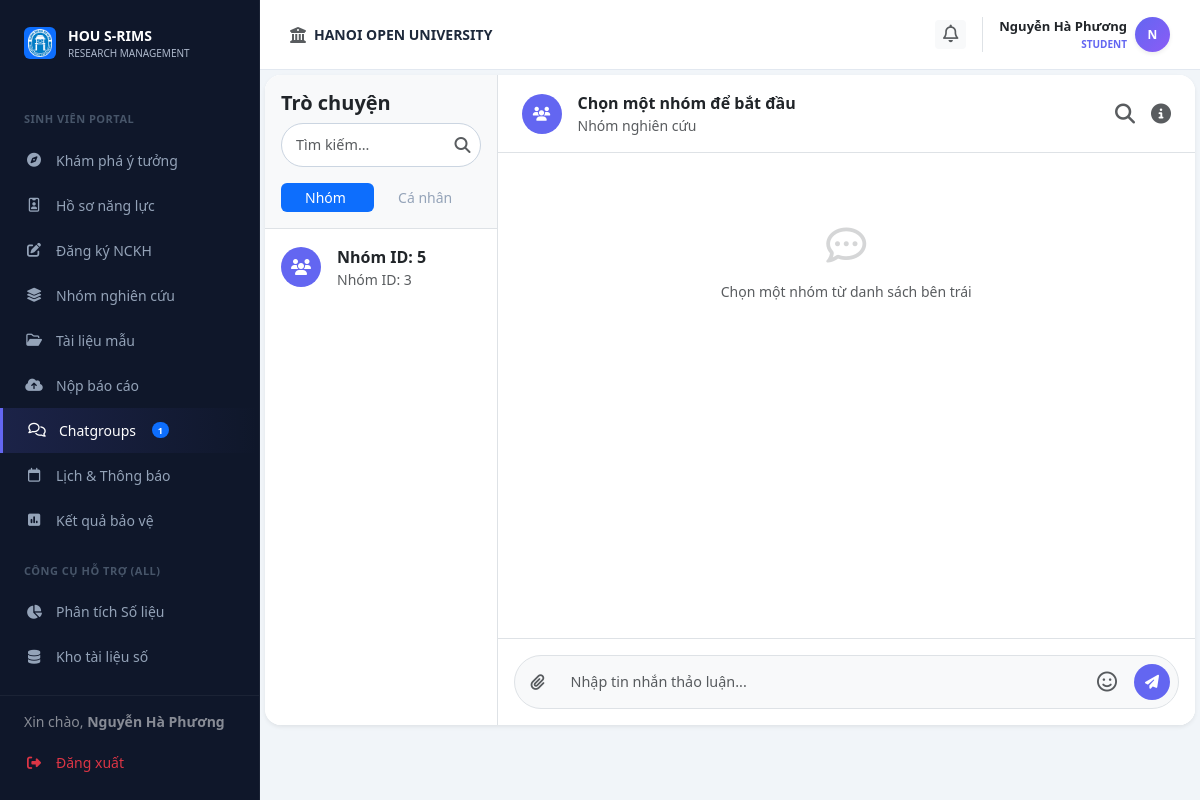
The page /student/chat (signed in) on the database its author committed.
### models.py (models this page shows)
class User(db.Model):
    __tablename__ = 'users'
    id = db.Column(db.Integer, primary_key=True)
    username = db.Column(db.String(50), unique=True, nullable=False)
    password_hash = db.Column(db.String(128), nullable=False)
    full_name = db.Column(db.String(100), nullable=False)
    email = db.Column(db.String(120), unique=True, nullable=False)
    phone = db.Column(db.String(20), nullable=True)
    bio = db.Column(db.Text, nullable=True)
    role = db.Column(db.String(20), nullable=False) # Admin, Lecturer, Student
    student_id = db.Column(db.String(20), nullable=True)   # MSSV for students
    faculty = db.Column(db.String(100), nullable=True)      # faculty / department
    topics_mentored = db.relationship('Topic', backref='mentor', lazy=True)
    group_memberships = db.relationship('GroupMember', backref='student', lazy=True)

class Group(db.Model):
    __tablename__ = 'groups'
    id = db.Column(db.Integer, primary_key=True)
    name = db.Column(db.String(100), nullable=False)
    batch_id = db.Column(db.Integer, db.ForeignKey('batches.id'), nullable=False)
    leader_id = db.Column(db.Integer, db.ForeignKey('users.id'), nullable=False)
    members = db.relationship('GroupMember', backref='group', lazy=True)
    topics = db.relationship('Topic', backref='group', lazy=True)

### routes/student_bp.py (the view)
@student_bp.route('/chat')
def chat():
    user_id = session.get('user_id')
    my_groups = Group.query.join(GroupMember).join(Batch).filter(GroupMember.student_id == user_id, GroupMember.status == 'accepted', Batch.status == 'active').all()
    target_id = request.args.get('target_id')
    target_user = None
    if target_id:
        target_user = User.query.get(target_id)
    return render_template('student/chat.html', my_groups=my_groups, target_user=target_user)

### templates/student/chat.html (shortened to what this page needs)
{% extends "layouts/student_layout.html" %}
{% block student_content %}
<div id="view-s-chat" class="fade-in ">
            <div class="card border-0 shadow-sm rounded-4 overflow-hidden" style="height: 650px;">
                    <div class="row g-0 h-100">
                        <div class="col-md-3 border-end bg-white d-flex flex-column">
                            <div class="p-3 border-bottom bg-light">
                                <h5 class="mb-2 fw-bold">Trò chuyện</h5>
                                <div class="position-relative mb-3">
                                    <input type="text" id="user-search-input" class="form-control form-control-sm rounded-pill pe-4" placeholder="Tìm kiếm..." autocomplete="off">
                                    <i class="fa-solid fa-magnifying-glass position-absolute text-muted" style="top: 50%; right: 10px; transform: translateY(-50%);"></i>
                                </div>
                                <ul class="nav nav-pills nav-fill nav-sm" id="chat-tabs" role="tablist">
                                    <li class="nav-item" role="presentation">
                                        <button class="nav-link active py-1" id="groups-tab" data-bs-toggle="tab" data-bs-target="#groups-pane" type="button" role="tab">Nhóm</button>
                                    </li>
                                    <li class="nav-item" role="presentation">
                                        <button class="nav-link py-1" id="private-tab" data-bs-toggle="tab" data-bs-target="#private-pane" type="button" role="tab">Cá nhân</button>
                                    </li>
                                </ul>
                            </div>
                            <div class="tab-content flex-grow-1 overflow-hidden d-flex flex-column">
                                <div class="tab-pane fade show active flex-grow-1 overflow-auto" id="groups-pane" role="tabpanel">
                                    <div class="list-group list-group-flush">
                                    {% if my_groups %}
                                        {% for g in my_groups %}
                                        <a href="#" class="list-group-item list-group-item-action border-0 p-3 chat-group-item" data-group-id="{{ g.id }}" onclick="updateChatHeader('{{ g.name }}', {{ g.id }})">
                                            <div class="d-flex align-items-center gap-3">
                                                <div class="bg-primary text-white rounded-circle d-flex align-items-center justify-content-center flex-shrink-0" style="width: 40px; height: 40px; background-color: #6366f1 !important;"><i class="fa-solid fa-users"></i></div>
                                                <div class="overflow-hidden">
                                                    <div class="d-flex justify-content-between">
                                                        <span class="fw-bold text-dark text-truncate">{{ g.name }}</span>
                                                    </div>
                                                    <small class="text-muted text-truncate d-block">Nhóm ID: {{ g.id }}</small>
                                                </div>
                                            </div>
                                        </a>
                                        {% endfor %}
                                    {% else %}
                                        <div class="text-muted small text-center p-4">Bạn chưa tham gia nhóm nào.</div>
                                    {% endif %}
                                    </div>
                                </div>
                            </div>
                        </div>
                        <div id="main-chat-area" class="col-md-9 d-flex flex-column bg-white h-100 transition-all">
                            <div class="px-4 py-3 border-bottom d-flex justify-content-between align-items-center">
                                <div class="d-flex align-items-center gap-3">
                                    <div id="chat-header-avatar" class="bg-primary text-white rounded-circle d-flex align-items-center justify-content-center fw-bold small" style="width: 40px; height: 40px; background-color: #6366f1 !important;"><i class="fa-solid fa-users"></i></div>
                                    <div>
                                        <div id="chat-header-name" class="fw-bold text-dark">Chọn một nhóm để bắt đầu</div>
                                        <div class="small text-muted">Nhóm nghiên cứu</div>
                                    </div>
                                </div>
                                <div class="d-flex align-items-center gap-3 text-muted fs-5">
                                    <i class="fa-solid fa-magnifying-glass cursor-pointer" id="chat-search-btn" title="Tìm kiếm"></i>
                                    <i class="fa-solid fa-circle-info cursor-pointer" id="chat-info-btn" title="Thông tin hội thoại"></i>
                                </div>
                            </div>
                            <div id="chat-messages-container" class="flex-grow-1 p-4 chat-scroll" style="background-color: #fff; overflow-y: auto;">
                                <div class="text-center text-muted small py-5"><i class="fa-regular fa-comment-dots fs-1 d-block mb-3 opacity-25"></i>Chọn một nhóm từ danh sách bên trái</div>
                            </div>
                            <div class="p-3 bg-white border-top">
                                <div class="input-group bg-light rounded-pill p-1 border">
                                    <button class="btn btn-link text-muted" onclick="document.getElementById('chat-file-input').click()"><i class="fa-solid fa-paperclip"></i></button>
                                    <input type="text" id="chat-input-field" class="form-control border-0 bg-transparent shadow-none" placeholder="Nhập tin nhắn thảo luận...">
                                    <div class="position-relative">
                                        <button class="btn btn-link text-muted fs-5" id="emoji-picker-btn" title="Gửi Emoji/Sticker"><i class="fa-regular fa-face-smile"></i></button>
                                    </div>
                                    <button id="chat-send-btn" class="btn btn-primary rounded-circle m-1 d-flex align-items-center justify-content-center" style="width: 36px; height: 36px; background-color: #6366f1; border: none;" onclick="sendChatMessage(activeChatId)"><i class="fa-solid fa-paper-plane text-white" style="font-size: 14px;"></i></button>
                                </div>
                            </div>
                        </div>
                    </div>
                </div>
        </div>
{% endblock %}

### templates/layouts/student_layout.html (shortened to what this page needs)
{% extends "base.html" %}
{% block content %}
        <div class="top-bar">
            <div class="d-flex align-items-center gap-2">
                <i class="fa-solid fa-building-columns text-muted"></i>
                <span class="fw-bold text-uppercase small">HANOI OPEN UNIVERSITY</span>
            </div>
            <div class="d-flex align-items-center gap-3">
                <div class="dropdown">
                    <button class="btn btn-light border-0 btn-sm fw-bold text-muted position-relative" type="button" data-bs-toggle="dropdown" aria-expanded="false">
                        <i class="fa-regular fa-bell" style="font-size: 1.1rem;"></i>
                        {% set unread_count = notifications|selectattr('is_read', 'equalto', false)|list|length %}
                        {% set pending_inv_count = current_user.group_memberships | selectattr('status', 'equalto', 'pending') | list | length if current_user else 0 %}
                    </button>
                            {% set pending_invitations = [] %}
                            {% if current_user %}
                                {% set pending_invitations = current_user.group_memberships | selectattr('status', 'equalto', 'pending') | list %}
                            {% endif %}
                </div>
                <div class="dropdown border-start ps-3">
                    <div class="d-flex align-items-center gap-2 cursor-pointer dropdown-toggle no-arrow" data-bs-toggle="dropdown">
                        <div class="text-end">
                            <div class="fw-bold text-dark" style="font-size: 13px;">
                                {{ current_user.full_name if current_user else 'Sinh Viên' }}
                            </div>
                            <div class="fw-bold text-uppercase" style="font-size: 10px; color: #6366f1 !important;">
                                {{ current_user.role if current_user else 'Student' }}
                            </div>
                        </div>
                        <div class="rounded-circle text-white d-flex align-items-center justify-content-center fw-bold shadow-sm" style="width: 35px; height: 35px; font-size: 12px; background: linear-gradient(135deg, #6366f1 0%, #8b5cf6 100%) !important;">
                            {{ current_user.full_name[0] | upper if current_user and current_user.full_name else 'S' }}
                        </div>
                    </div>
                </div>
            </div>
        </div>
    <div class="content-area">
<div class="content-body">
{% block student_content %}{% endblock %}
</div>
{% endblock %}

### templates/components/sidebar.html (shortened to what this page needs)
<div class="sidebar">
    <div class="sidebar-logo">
        <div class="d-flex align-items-center justify-content-center bg-primary rounded p-1" style="width: 32px; height: 32px;">
            <img src="{{ url_for('static', filename='assets/images/logo.png') }}" alt="" style="max-width:100%;">
        </div>
        <div>
            <div class="fw-bold text-white" style="font-size: 14px;">HOU S-RIMS</div>
            <div style="font-size: 10px; color: #aeb9cc;">RESEARCH MANAGEMENT</div>
        </div>
    </div>
    <div class="sidebar-menu-wrapper" style="flex: 1; overflow-y: auto; padding-bottom: 100px;">
    {% if session.get('role') == 'student' %}
    <div class="menu-category">SINH VIÊN PORTAL</div>
    <a href="{{ url_for('student.dashboard') }}" class="nav-link {{ 'active-student' if request.endpoint == 'student.dashboard' else '' }}">
        <i class="fa-solid fa-compass"></i> Khám phá ý tưởng
    </a>
    <a href="{{ url_for('student.portfolio') }}" class="nav-link {{ 'active-student' if request.endpoint == 'student.portfolio' else '' }}">
        <i class="fa-regular fa-id-badge"></i> Hồ sơ năng lực
    </a>
    <a href="{{ url_for('student.register') }}" class="nav-link {{ 'active-student' if request.endpoint == 'student.register' else '' }}">
        <i class="fa-solid fa-pen-to-square"></i> Đăng ký NCKH
    </a>
    <a href="{{ url_for('student.progress') }}" class="nav-link {{ 'active-student' if request.endpoint == 'student.progress' else '' }}">
        <i class="fa-solid fa-layer-group"></i> Nhóm nghiên cứu
    </a>
    <a href="{{ url_for('student.templates_page') }}" class="nav-link {{ 'active-student' if request.endpoint == 'student.templates_page' else '' }}">
        <i class="fa-regular fa-folder-open"></i> Tài liệu mẫu
    </a>
    <a href="{{ url_for('student.submit') }}" class="nav-link {{ 'active-student' if request.endpoint == 'student.submit' else '' }}">
        <i class="fa-solid fa-cloud-arrow-up"></i> Nộp báo cáo
    </a>
    <a href="{{ url_for('student.chat') }}" class="nav-link {{ 'active-student' if request.endpoint == 'student.chat' else '' }}">
        <i class="fa-regular fa-comments"></i> Chatgroups
        {% set sg_count = global_my_groups_count if global_my_groups_count is defined else (my_groups | length if my_groups is defined else 0) %}
        {% if sg_count > 0 %}<span class="badge bg-primary rounded-pill ms-1" style="font-size: 9px;">{{ sg_count }}</span>{% endif %}
    </a>
    <a href="{{ url_for('student.calendar') }}" class="nav-link {{ 'active-student' if request.endpoint == 'student.calendar' else '' }}">
        <i class="fa-regular fa-calendar"></i> Lịch & Thông báo
    </a>
    <a href="{{ url_for('student.result') }}" class="nav-link {{ 'active-student' if request.endpoint == 'student.result' else '' }}">
        <i class="fa-solid fa-square-poll-vertical"></i> Kết quả bảo vệ
    </a>
    {% endif %}
    <div class="menu-category">CÔNG CỤ HỖ TRỢ (ALL)</div>
    <a href="{{ url_for('web.analysis_page') }}" class="nav-link {{ 'active-main' if request.endpoint == 'web.analysis_page' else '' }}">
        <i class="fa-solid fa-chart-pie"></i> Phân tích Số liệu
    </a>
    <a href="{{ url_for('web.repository_page') }}" class="nav-link {{ 'active-main' if request.endpoint == 'web.repository_page' else '' }}">
        <i class="fa-solid fa-database"></i> Kho tài liệu số
    </a>
    </div>
    <div class="sidebar-footer" style="position: absolute; bottom: 0; left: 0; right: 0; background: var(--sidebar-bg); border-top: 1px solid rgba(255,255,255,0.05); padding: 15px 0;">
        <div class="px-4 mb-2 text-white small opacity-50">
            Xin chào, <strong>{{ session.get('user_name', 'Khách') }}</strong>
        </div>
        <a href="{{ url_for('auth.logout') }}" class="nav-link text-danger">
            <i class="fa-solid fa-right-from-bracket"></i> Đăng xuất
        </a>
    </div>
</div>

### rows shown on the page
User: get "Nguyễn Hà Phương", full_name "Nguyễn Hà Phương", role "STUDENT", full_name "N"
Group: name "Nhóm ID: 5", id "3"

### other values the page prints
{{ sg_count }} "1"
